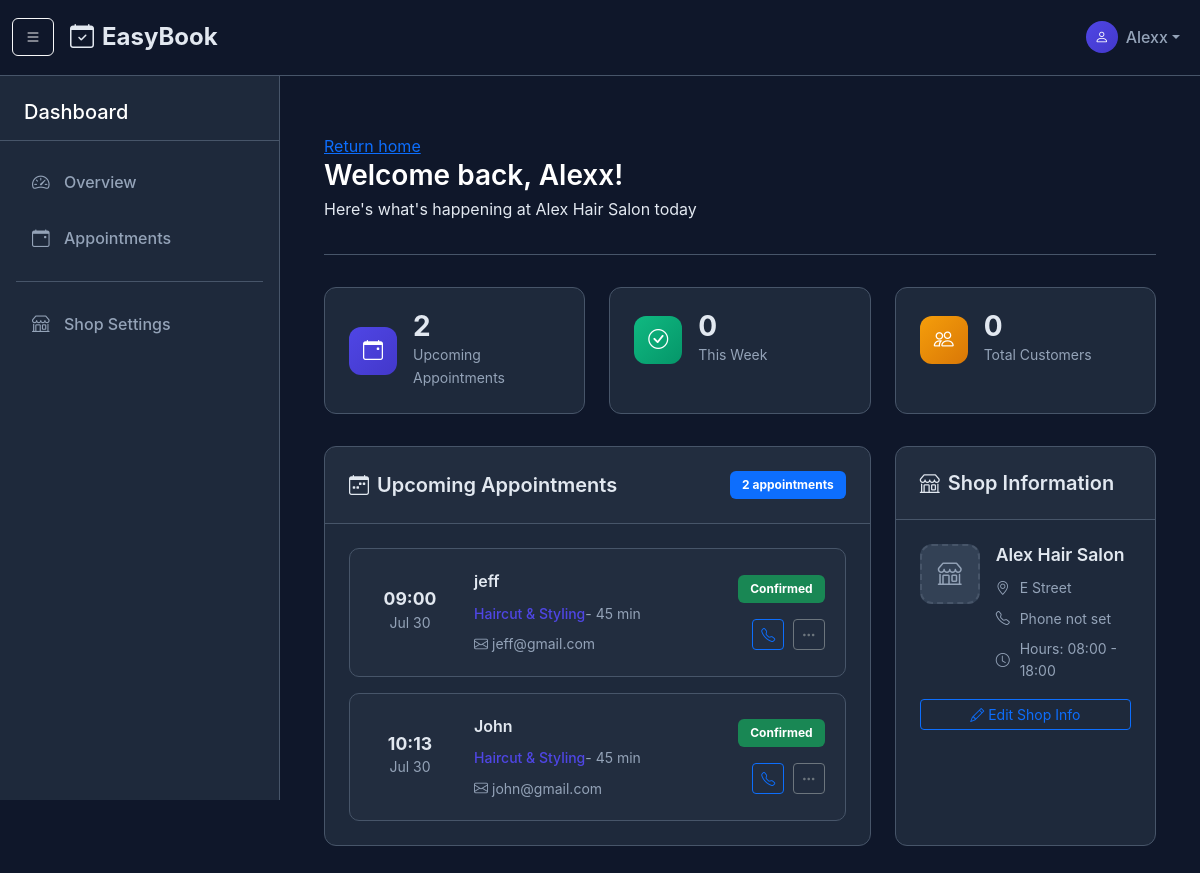
The page /shop_homepage/ (signed in) on the database its author committed.
### booking/models.py (models this page shows, shortened)
class Shop(models.Model):
    name = models.CharField(max_length=100, unique=True)
    class Meta:
        constraints = [
            models.UniqueConstraint(
                Lower("name"),
                name="uniq_shop_name_ci",
            )
        ]
    owner = models.OneToOneField(User, on_delete=models.CASCADE, related_name="shop")
    opening_hours = models.TimeField(default=datetime.time(0, 0, 0))
    closing_hours = models.TimeField(default=datetime.time(0, 0, 0))
    address = models.CharField(max_length=500,default="NULL")
    opening_day   = models.CharField(
                       max_length=3,
                       choices=DAYS_OF_WEEK,
                       default='mon',
                   )
    closing_day   = models.CharField(
                       max_length=3,
                       choices=DAYS_OF_WEEK,
                       default='fri',
                   )

class Appointment(models.Model):
    client     = models.ForeignKey(Client, on_delete=models.CASCADE)
    shop       = models.ForeignKey(Shop, on_delete=models.SET_NULL, null=True, blank=True)
    start_time = models.DateTimeField()
    status     = models.CharField(max_length=20, default="confirmed")

class Client(models.Model):
    name  = models.CharField(max_length=100)
    email = models.EmailField()
    phone = models.CharField(max_length=20)

### booking/views.py (the view)
# urls.py: path('shop_homepage/', views.shopHomePage.as_view(), name='shop_homepage'),
class shopHomePage(LoginRequiredMixin, ListView):
    model = Appointment
    template_name = 'shops/shop_homepage.html'
    context_object_name = 'appointments'    # in template use “appointments”
    ordering = ['start_time']               # optional: sort by time
    def get_queryset(self):
        if not hasattr(self.request.user, "shop"):
            return Appointment.objects.none()
        return (
            Appointment.objects
            .filter(
                shop=self.request.user.shop,    # only this shop
                start_time__gte=timezone.now()  # only future/ongoing appts
            )
            .select_related("client")          # fetch client in same query
            .order_by("start_time")
        )
    def get_context_data(self, **kwargs):
        ctx = super().get_context_data(**kwargs)
        ctx["today_count"] = ctx["appointments"].count()  # quick stats badge
        return ctx

### booking/templates/shops/shop_homepage.html (shortened to what this page needs)
{% extends "shops/base_dashboard.html" %}
{% block content %}
    {% if user.is_authenticated %}
        <br>
        <a href="{% url 'booking:home' %}">Return home</a>
<div class="row">
    <div class="col-12">
        <div class="dashboard-header">
            <h2 class="text-white mb-1">Welcome back, {{ user.username }}!</h2>
            <p class="text-des">Here's what's happening at {{ user.shop.name }} today</p>
        </div>
    </div>
</div>
<div class="row g-4">
    <div class="col-md-4">
        <div class="stats-card">
            <div class="stats-card-body">
                <div class="d-flex align-items-center">
                    <div class="stats-icon bg-primary me-3">
                        <i class="bi bi-calendar-event"></i>
                    </div>
                    <div>
                        <div class="stats-number">{{ appointments|length }}</div>
                        <div class="stats-label">Upcoming Appointments</div>
                    </div>
                </div>
            </div>
        </div>
    </div>
    <div class="col-md-4">
        <div class="stats-card">
            <div class="stats-card-body">
                <div class="d-flex align-items-center">
                    <div class="stats-icon bg-success me-3">
                        <i class="bi bi-check-circle"></i>
                    </div>
                    <div>
                        <div class="stats-number">0</div>
                        <div class="stats-label">This Week</div>
                    </div>
                </div>
            </div>
        </div>
    </div>
    <div class="col-md-4">
        <div class="stats-card">
            <div class="stats-card-body">
                <div class="d-flex align-items-center">
                    <div class="stats-icon bg-warning me-3">
                        <i class="bi bi-people"></i>
                    </div>
                    <div>
                        <div class="stats-number">0</div>
                        <div class="stats-label">Total Customers</div>
                    </div>
                </div>
            </div>
        </div>
    </div>
</div>
<div class="row g-4 mt-2">
    <div class="col-lg-8">
        <div class="dashboard-card">
            <div class="dashboard-card-header">
                <h5 class="mb-0">
                    <i class="bi bi-calendar-week me-2"></i>Upcoming Appointments
                </h5>
                <div class="ms-auto">
                    <span class="badge bg-primary">{{ appointments|length }} appointments</span>
                </div>
            </div>
            <div class="dashboard-card-body">
                {% if appointments %}
                    <div class="appointments-list">
                        {% for appt in appointments %}
                            {% if appt.shop.name == user.shop.name %}
                                <div class="appointment-item">
                                    <div class="appointment-time">
                                        <div class="time">{{ appt.start_time|date:"H:i" }}</div>
                                        <div class="date">{{ appt.start_time|date:"M j" }}</div>
                                    </div>
                                    <div class="appointment-details">
                                        <div class="customer-name">{{ appt.client.name }}</div>
                                        <div class="service-info">
                                            <span class="service">Haircut & Styling</span>
                                            <span class="duration"> - 45 min</span>
                                        </div>
                                        <div class="contact-info">
                                            <i class="bi bi-envelope me-1"></i>{{ appt.client.email }}
                                        </div>
                                    </div>
                                    <div class="appointment-actions">
                                        <span class="badge bg-success mb-2">Confirmed</span>
                                        <div class="btn-group-sm">
                                            <button class="btn btn-outline-primary btn-sm me-1">
                                                <i class="bi bi-telephone"></i>
                                            </button>
                                            <button class="btn btn-outline-secondary btn-sm">
                                                <i class="bi bi-three-dots"></i>
                                            </button>
                                        </div>
                                    </div>
                                </div>
                            {% endif %}
                        {% endfor %}
                    </div>
                {% endif %}
            </div>
        </div>
    </div>
    <div class="col-lg-4">
        <div class="dashboard-card mb-4">
            <div class="dashboard-card-header">
                <h5 class="mb-0">
                    <i class="bi bi-shop me-2"></i>Shop Information
                </h5>
            </div>
            <div class="dashboard-card-body">
                <div class="shop-info">
                    <div class="shop-avatar">
                        {% if user.shop.logo %}
                            <img src="{{ user.shop.logo.url }}" alt="Shop Logo" class="shop-logo">
                        {% else %}
                            <div class="shop-logo-placeholder">
                                <i class="bi bi-shop"></i>
                            </div>
                        {% endif %}
                    </div>
                    <div class="shop-details">
                        <h6 class="shop-name">{{ user.shop.name }}</h6>
                        <div class="meta-item">
                            <i class="bi bi-geo-alt me-2"></i>{{ user.shop.address|default:"Address not set" }}
                        </div>
                        <div class="meta-item">
                            <i class="bi bi-telephone me-2"></i>{{ user.shop.phone|default:"Phone not set" }}
                        </div>
                        <div class="meta-item">
                            <i class="bi bi-clock me-2"></i>Hours: {{ user.shop.opening_hours|date:"H:i" }} - {{ user.shop.closing_hours|date:"H:i" }}
                        </div>
                    </div>
                </div>
                <div class="mt-3">
                    <a href="#" class="btn btn-outline-primary btn-sm w-100">
                        <i class="bi bi-pencil me-1"></i>Edit Shop Info
                    </a>
                </div>
            </div>
        </div>
    </div>
</div>
    {% else %}
        <br>
        <h1>Opps, You are not login</h1>
        <br>
        <p>Please <a href="{% url 'booking:home' %}">login</a> first.</p>
    {% endif %}
{% endblock %}

### booking/templates/shops/base_dashboard.html (shortened to what this page needs)
{% load static %}
<!DOCTYPE html>
<html lang="en">
<head>
    <link href="https://cdn.jsdelivr.net/npm/bootstrap@5.3.0/dist/css/bootstrap.min.css" rel="stylesheet">
    <link rel="stylesheet" href="https://cdn.jsdelivr.net/npm/bootstrap-icons@1.10.0/font/bootstrap-icons.css">
    <link rel="stylesheet" href="{% static 'css/style.css' %}">
    <link rel="stylesheet" href="{% static 'css/dashboard.css' %}">
</head>
<body class="dashboard-body">
    <nav class="navbar navbar-expand-lg navbar-dark bg-dark-custom fixed-top dashboard-navbar">
        <div class="container-fluid">
            <button class="btn btn-outline-light me-3" id="sidebarToggle">
                <i class="bi bi-list"></i>
            </button>
            <a class="navbar-brand fw-bold" href="{% url 'booking:home' %}">
                <i class="bi bi-calendar-check me-2"></i>EasyBook
            </a>
            <div class="navbar-nav ms-auto">
                <div class="nav-item dropdown">
                    <a class="nav-link dropdown-toggle d-flex align-items-center" href="#" role="button" data-bs-toggle="dropdown">
                        <div class="avatar-circle me-2">
                            <i class="bi bi-person"></i>
                        </div>
                        <span>{{ user.username }}</span>
                    </a>
                </div>
            </div>
        </div>
    </nav>
    <div class="sidebar" id="sidebar">
        <div class="sidebar-content">
            <div class="sidebar-header">
                <h5 class="text-white mb-0">Dashboard</h5>
            </div>
            <nav class="sidebar-nav">
                <a href="{% url 'booking:shop_homepage' %}" class="sidebar-link {% if request.resolver_match.url_name == 'home' %}active{% endif %}">
                    <i class="bi bi-speedometer2"></i>
                    <span>Overview</span>
                </a>
                <a href="" class="sidebar-link {% if request.resolver_match.url_name == 'appointments' %}active{% endif %}">
                    <i class="bi bi-calendar-event"></i>
                    <span>Appointments</span>
                </a>
                <div class="sidebar-divider"></div>
                <a href="" class="sidebar-link {% if request.resolver_match.url_name == 'shop_settings' %}active{% endif %}">
                    <i class="bi bi-shop"></i>
                    <span>Shop Settings</span>
                </a>
            </nav>
        </div>
    </div>
    <div class="main-content" id="mainContent">
        <div class="container-fluid">
            {% block content %}
            {% endblock %}
        </div>
    </div>
</body>
</html>

### booking/static/css/style.css (style rules this page uses)
:root { --primary-color: #4f46e5; --primary-hover: #4338ca; --secondary-color: #483fce; --secondary-hover: #5a51d0; --dark-bg: #0f172a; --dark-secondary: #1e293b; --gray-back: #ffffff; --dark-card: #334155; --text-light: #e2e8f0; --text-desc: #00366c; --text-muted: #94a3b8; --border-color: #475569; }
body { background-color: var(--dark-bg); color: var(--text-light); font-family: "Inter", -apple-system, BlinkMacSystemFont, sans-serif; line-height: 1.6; }
.bg-dark-custom { background-color: var(--dark-bg) !important; }
.navbar-dark .navbar-brand { font-size: 1.5rem; color: var(--text-light) !important; }
.navbar-dark .navbar-nav .nav-link { color: var(--text-muted) !important; font-weight: 500; transition: color 0.3s ease; }
.appointment-item { padding: 1rem; border-radius: 8px; background-color: rgba(255, 255, 255, 0.05); border: 1px solid var(--border-color); transition: all 0.3s ease; }
.badge { font-size: 0.75rem; padding: 0.5rem 0.75rem; }
html { scroll-behavior: smooth; }

### rows shown on the page
Appointment: start_time "09:00", start_time "Jul 30", client.name "jeff", client.email "jeff@gmail.com"
Appointment: start_time "10:13", start_time "Jul 30", client.name "John", client.email "john@gmail.com"

### other values the page prints
{{ user.username }} "Alexx"
{{ user.shop.name }} "Alex Hair Salon"
{{ appointments|length }} "2"
{{ user.shop.address|default:"Address not set" }} "E Street"
{{ user.shop.phone|default:"Phone not set" }} "Phone not set"
{{ user.shop.opening_hours|date:"H:i" }} "08:00"
{{ user.shop.closing_hours|date:"H:i" }} "18:00"
